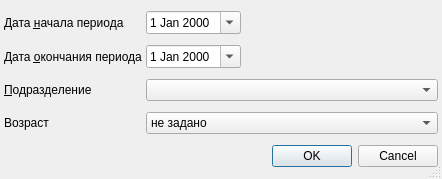
<?xml version="1.0" encoding="UTF-8"?>
<ui version="4.0">
 <class>ReportWorkingAge</class>
 <widget class="QDialog" name="ReportWorkingAge">
  <property name="windowModality">
   <enum>Qt::ApplicationModal</enum>
  </property>
  <property name="geometry">
   <rect>
    <x>0</x>
    <y>0</y>
    <width>442</width>
    <height>179</height>
   </rect>
  </property>
  <property name="windowTitle">
   <string>параметры отчёта</string>
  </property>
  <property name="sizeGripEnabled">
   <bool>true</bool>
  </property>
  <layout class="QGridLayout" name="gridLayout">
   <property name="margin">
    <number>4</number>
   </property>
   <property name="spacing">
    <number>4</number>
   </property>
   <item row="2" column="0">
    <widget class="QLabel" name="lblOrgStructure">
     <property name="text">
      <string>&amp;Подразделение</string>
     </property>
     <property name="buddy">
      <cstring>cmbOrgStructure</cstring>
     </property>
    </widget>
   </item>
   <item row="0" column="1" colspan="2">
    <widget class="CDateEdit" name="edtBegDate">
     <property name="sizePolicy">
      <sizepolicy hsizetype="Maximum" vsizetype="Fixed">
       <horstretch>0</horstretch>
       <verstretch>0</verstretch>
      </sizepolicy>
     </property>
     <property name="calendarPopup">
      <bool>true</bool>
     </property>
    </widget>
   </item>
   <item row="4" column="0" colspan="5">
    <widget class="QDialogButtonBox" name="buttonBox">
     <property name="orientation">
      <enum>Qt::Horizontal</enum>
     </property>
     <property name="standardButtons">
      <set>QDialogButtonBox::Cancel|QDialogButtonBox::Ok</set>
     </property>
    </widget>
   </item>
   <item row="2" column="1" colspan="4">
    <widget class="COrgStructureComboBox" name="cmbOrgStructure"/>
   </item>
   <item row="0" column="0">
    <widget class="QLabel" name="lblBegDate">
     <property name="text">
      <string>Дата &amp;начала периода</string>
     </property>
     <property name="buddy">
      <cstring>edtBegDate</cstring>
     </property>
    </widget>
   </item>
   <item row="0" column="3" colspan="2">
    <spacer>
     <property name="orientation">
      <enum>Qt::Horizontal</enum>
     </property>
     <property name="sizeHint" stdset="0">
      <size>
       <width>91</width>
       <height>20</height>
      </size>
     </property>
    </spacer>
   </item>
   <item row="1" column="1" colspan="2">
    <widget class="CDateEdit" name="edtEndDate">
     <property name="sizePolicy">
      <sizepolicy hsizetype="Maximum" vsizetype="Fixed">
       <horstretch>0</horstretch>
       <verstretch>0</verstretch>
      </sizepolicy>
     </property>
     <property name="calendarPopup">
      <bool>true</bool>
     </property>
    </widget>
   </item>
   <item row="1" column="3" colspan="2">
    <spacer>
     <property name="orientation">
      <enum>Qt::Horizontal</enum>
     </property>
     <property name="sizeHint" stdset="0">
      <size>
       <width>91</width>
       <height>20</height>
      </size>
     </property>
    </spacer>
   </item>
   <item row="1" column="0">
    <widget class="QLabel" name="lblEndDate">
     <property name="text">
      <string>Дата &amp;окончания периода</string>
     </property>
     <property name="buddy">
      <cstring>edtEndDate</cstring>
     </property>
    </widget>
   </item>
   <item row="3" column="1" colspan="4">
    <widget class="QComboBox" name="cmbAge">
     <item>
      <property name="text">
       <string>не задано</string>
      </property>
     </item>
     <item>
      <property name="text">
       <string>Трудоспособный</string>
      </property>
     </item>
     <item>
      <property name="text">
       <string>Нетрудоспособный</string>
      </property>
     </item>
    </widget>
   </item>
   <item row="3" column="0">
    <widget class="QLabel" name="label">
     <property name="text">
      <string>Возраст</string>
     </property>
    </widget>
   </item>
  </layout>
 </widget>
 <customwidgets>
  <customwidget>
   <class>CDateEdit</class>
   <extends>QDateEdit</extends>
   <header>library/DateEdit.h</header>
  </customwidget>
  <customwidget>
   <class>COrgStructureComboBox</class>
   <extends>QComboBox</extends>
   <header>Orgs/OrgStructComboBoxes</header>
  </customwidget>
 </customwidgets>
 <tabstops>
  <tabstop>edtBegDate</tabstop>
  <tabstop>edtEndDate</tabstop>
  <tabstop>cmbOrgStructure</tabstop>
  <tabstop>buttonBox</tabstop>
 </tabstops>
 <resources/>
 <connections>
  <connection>
   <sender>buttonBox</sender>
   <signal>accepted()</signal>
   <receiver>ReportWorkingAge</receiver>
   <slot>accept()</slot>
   <hints>
    <hint type="sourcelabel">
     <x>124</x>
     <y>456</y>
    </hint>
    <hint type="destinationlabel">
     <x>65</x>
     <y>418</y>
    </hint>
   </hints>
  </connection>
  <connection>
   <sender>buttonBox</sender>
   <signal>rejected()</signal>
   <receiver>ReportWorkingAge</receiver>
   <slot>reject()</slot>
   <hints>
    <hint type="sourcelabel">
     <x>237</x>
     <y>456</y>
    </hint>
    <hint type="destinationlabel">
     <x>267</x>
     <y>420</y>
    </hint>
   </hints>
  </connection>
 </connections>
</ui>
